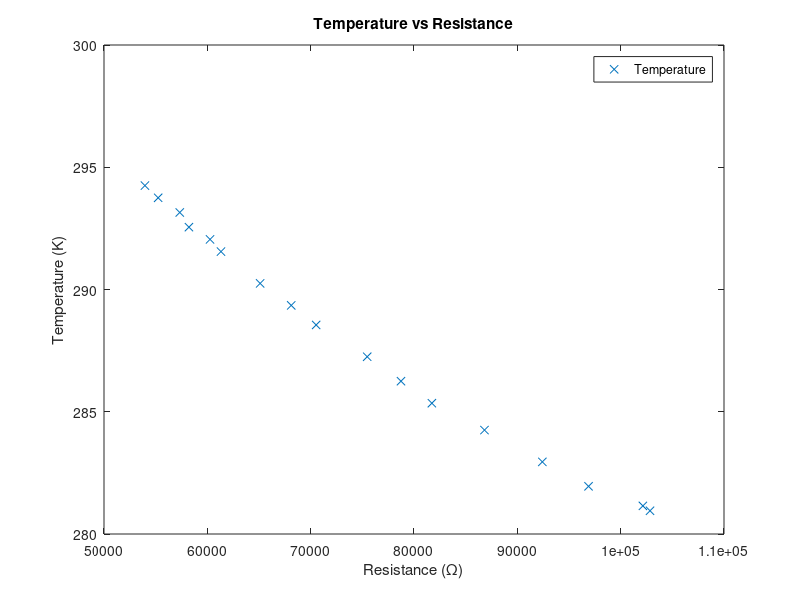
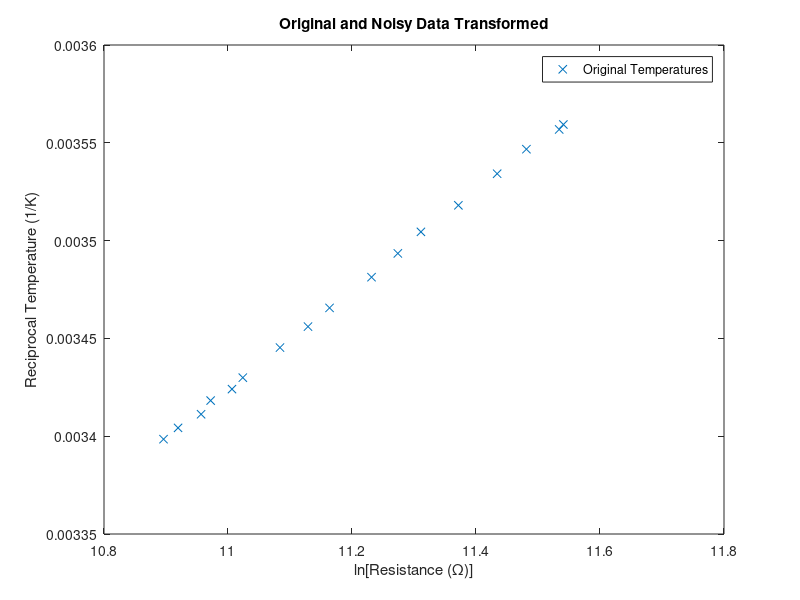

These figures' MATLAB source, in order: (Note: this script raises an error after producing the figures.)
%% Steinhart-Hart Temperatue Fitting

% The resistances
R = [102.84 102.15 96.89 92.42 86.82 81.73 78.74 75.47 70.53 68.12 65.11 61.32 60.26 58.22 57.33 55.24 53.96] * 1e3; % kOhm
% R = [323.1500  353.1500  373.1500  358.1500]; % from datasheet

% The temperatures
T = [7.8 8.0 8.8 9.8 11.1 12.2 13.1 14.1 15.4 16.2 17.1 18.4 18.9 19.4 20.0 20.6 21.1] + 273.15; % K
% T = [1.6432 0.5518 0.2902 0.4673] * 1e4; % from datasheet

confLev = 0.95; % We set the confidence level for the data fits here.

% Constants from Datasheet (calculated using datasheet_constants.m)
A = -7.982;
B = 4.151;
C = -0.7198;
D = 0.04161;
%% Plot Original Data
% Plot the original temperature and noisy temperature data.
figure(1)
plot(R,T,'x')
xlabel('Resistance (\Omega)')
ylabel('Temperature (K)')
title('Temperature vs Resistance')
legend('Temperature')
hold off

% Since a plot of 1/T vs ln(R) should be close to linear, we will convert
% the data to the correct forms and do linear and polynomial fits with
% them.
ooT = 1./T;
lnR = log(R);

%% Plot Transformed Data
% Plot the transformed original temperature and noisy temperature data.
figure(2)
plot (lnR,ooT,'x')
xlabel('ln[Resistance (\Omega)]')
ylabel('Reciprocal Temperature (1/K)')
title('Original and Noisy Data Transformed')
legend('Original Temperatures','Noisy Temperatures')
hold off

% Start by working with the original transformed data. We will fit a 1st,
% 2nd, and 3rd order polynomial to the data and look at the fit and the
% residuals.
range = max(lnR) - min(lnR); % Get range for our xplot data
xplot = min(lnR):range/30:max(lnR); % Generate x data for some of our plots.
% The fitting routine 'fit' is particular about the form of the data.
% Use the line below to get your data into the correct format for 'fit'.
[Xout,Yout] = prepareCurveData(lnR, ooT);
[f1,stat1] = fit(Xout,Yout,'poly1') % 1st-order fit with statistics.
[f2,stat2] = fit(Xout,Yout,'poly2') % 2nd-order fit with statistics.
[f3,stat3] = fit(Xout,Yout,'poly3') % 3rd-order fit with statistics.
%% Plot Residuals
% Since the fit is so close, we need a better way to distinguish how well
% 1st-, 2nd-, and 3rd-order fit. We'll plot the residuals to compare.
figure(3)
subplot(3,1,1)
plot(f1,Xout,Yout,'residuals')
% xlabel('Ln[Resistance (\Omega)]')
ylabel('Residuals (1/K)')
title('1st Order Polynomial Fit')
% The linear residuals look parabolic, so we need at least 2nd order.
subplot(3,1,2)
plot(f2,Xout,Yout,'residuals')
% xlabel('Ln[Resistance (\Omega)]')
ylabel('Residuals (1/K)')
title('2nd Order Polynomial Fit')
% The 2nd-order residuals look cubic so we need at least 3rd order.
subplot(3,1,3)
plot(f3,Xout,Yout,'residuals')
xlabel('Ln[Resistance (\Omega)]')
ylabel('Residuals (1/K)')
title('3rd Order Polynomial Fit')
% The 3rd-order residuals look pretty random, so we're done.

%% Plot 3rd-order Fit and Bounds
% Let's plot the 3rd order fit with the data and the functional and
% observational bounds. Note, since there is so little noise in the data,
% we won't be able to distinguish which is which.
p11 = predint(f3,xplot,confLev,'observation','off'); % Gen conf bounds
p21 = predint(f3,xplot,confLev,'functional','off'); % Gen conf bounds
figure(4)
plot(f3,Xout,Yout) % Notice that the fit doesn't need both x and y.
hold on
plot(xplot, p21, '-.b') % Upper and lower functional confidence limits
plot(xplot, p11, '--m') % Upper and lower observational confidence limits
xlabel('Ln[Resistance (\Omega)]')
ylabel('Reciprocal Temperature (1/K)')
title('3rd Order Polynomial Fit')
legend('Data Points','Best Fit Line','Upper Func. Bound',...
    'Lower Func. Bound', 'Upper Obs. Bound', 'Lower Obs. Bound',...
    'Location', 'northwest')
hold off
%% Transform Fit Back
% Let's untransform the best fit and confidence bounds back into the
% original space with T vs R and see how good we feel about things.
yplot = f3(xplot);
figure(5)
plot(R,T,'x')
hold on
% plot(exp(xplot), 1 ./ (A + log(exp(xplot)) * B + (log(exp(xplot)).^2) * C + (log(exp(xplot)).^3) * D))
R0 = 47000; % from datasheet
T0 = 293.15; % reference temp is 25C, negligible uncertainty
B = 4050; % in Kelvin, from 25 to 50 C
calc_T = @(r) (B * T0) ./ (B + T0.*(log(r/R0)));
%plot(R, calc_T(R));
plot(exp(xplot), 1./yplot)
plot(exp(xplot), 1./p21, '-.b') % Upper and lower functional confidence limits
plot(exp(xplot), 1./p11, '--m') % Upper and lower observational confidence limits
legend('Data Points','Best Fit Line','Upper Func. Bound',...
    'Lower Func. Bound', 'Upper Obs. Bound', 'Lower Obs. Bound',...
    'Location', 'northeast')
xlabel('Resistance (\Omega)')
ylabel('Temperature (K)')
title('Retransformed 3rd-Order with Fit Lines')
hold off
